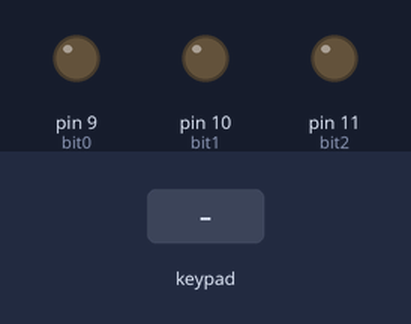
A sketch run on a simulated Arduino Uno, built with avr-gcc and run on an emulated ATmega328P. On the bench: output pins drawn as LEDs (lit = HIGH). The inputs (shaded band) are chosen by the test bench. What the sketch prints to the serial monitor is not drawn.

Above: at 1.2 s.
1.3 s: key '1' pressed
At 2.5 s:
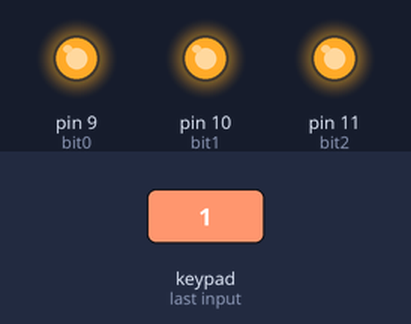
2.8 s: keypad keys 2 3 4 5 pressed 0.4 s apart
5.9 s: key '6' pressed
7.4 s: keypad keys 2 3 4 5 # pressed 0.4 s apart
10.9 s: key '8' pressed
12.4 s: keypad keys 2 3 4 5 * pressed 0.4 s apart
Timing chart, 0 to 15.4 s (numbered marks = the images above; inputs shaded):
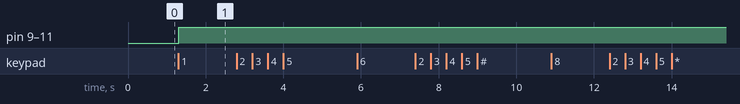

Measured:
- after the input at 1.3 s, pin 9 (bit0), pin 10 (bit1), pin 11 (bit2): LOW → HIGH at once
- after the input at 2.8 s, every drawn part: stays the same
- after the input at 5.9 s, every drawn part: stays the same
- after the input at 7.4 s, every drawn part: stays the same
- after the input at 10.9 s, every drawn part: stays the same
- after the input at 12.4 s, every drawn part: stays the same

The sketch:

elevator.ino
```cpp
#include <Key.h>
#include <Keypad.h>
//#include "storageitems.h"

int CURRENT_FLOOR = 0;
const byte ROWS = 4;
const byte COLS = 3;

char keys[ROWS][COLS] = {
  {'1', '2', '3'},
  {'4', '5', '6'},
  {'7', '8', '9'},
  {'*', '0', '#'}
};

byte rowPins[ROWS] = {2, 3, 4, 5};
byte colPins[COLS] = {6, 7, 8};
int bit0 = 9;
int bit1 = 10;
int bit2 = 11;


Keypad keypad = Keypad( makeKeymap(keys), rowPins, colPins, ROWS, COLS );
int codes[] = {0, 1, 10, 11, 100, 101, 110, 111};


void setup()
{
      pinMode(bit0, OUTPUT);
      pinMode(bit1, OUTPUT);
      pinMode(bit2, OUTPUT);

      Serial.begin(9600);

      //Make LEDs at all floors HIGH and LED at ground floor LOW
      digitalWrite(bit0, LOW);
      digitalWrite(bit1, LOW);
      digitalWrite(bit2, LOW);

}

void blink_leds(char destination)
{

      int dest_bin_code = codes[destination];       //binary code of destination
      //int cur_flr_bin_code = codes[CURRENT_FLOOR];  //binary code of current floor

      int i, j, i_bin_code, digit;

      if(destination > CURRENT_FLOOR){
          for(i = CURRENT_FLOOR; i < destination; ++i)
          {
                i_bin_code = codes[i];                      //binary code of floor 'i'
                bool input_combination[] = {LOW, LOW, LOW};     //combination of inputs to decoder


                //loop to check the binary code of floor 'i' and obtain the correct input sequence
                for(j = 0; j < 3; ++j)
                {
                      digit = i_bin_code % 10;
                      if(digit == 1)
                      {
                            input_combination[j] = HIGH;
                            //digitalWrite(j + 9, HIGH);
                      }
                      i_bin_code = i_bin_code / 10;
                }

                //loop to write the input sequence onto arduino pins
                for(j = 0; j < 3; ++j)
                {
                      digitalWrite(j + 9, HIGH);
                }
          }
      }

      CURRENT_FLOOR = destination;
}

void loop()
{
  //initialise();

  char key = keypad.getKey();
  //int key_pressed = (int)key;
  //int final_destination = key_pressed;

  if(key != NO_KEY) {
    Serial.println("  $  " + key);
    blink_leds(key);
  }

}
```

storageitems.c
```cpp
#include "storageitems.h"

int pickup_requests[NO_OF_FLOORS+1];
int dropoff_requests[NO_OF_FLOORS+1];

void initialise()
{
	for(int i = 0; i < NO_OF_FLOORS+1; ++i) {
		pickup_requests[i] = 0;
		dropoff_requests[i] = 0;
	}
}

void register_pickupreq(int floor)
{
	pickup_requests[floor] = 1;
}

void register_dropoffreq(int floor)
{
	dropoff_requests[floor] = 1;
}

int is_reqpending(int floor)
{
	return (pickup_requests[floor] == 1 || dropoff_requests[floor] == 1);
}

void clear_floorreqs(int floor)
{
	pickup_requests[floor] = dropoff_requests[floor] = 0;
}
```

storageitems.h
```cpp
#include <stdio.h>
#include <stdlib.h>

#define NO_OF_FLOORS 7

//int pickup_requests[];
//int dropoff_requests[];

void initialise();
void register_pickupreq(int floor);
void register_dropoffreq(int floor);
int is_reqpending(int floor);
void clear_floorreqs(int floor);
```
